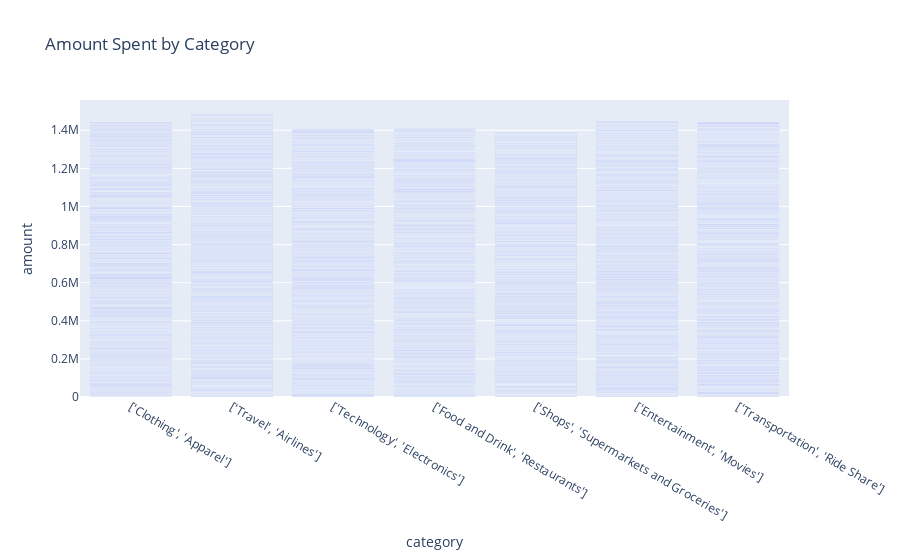

Write notebook code for a chart like this one.
### Code cell
fig = px.bar(df, x='category', y='amount', title='Amount Spent by Category', color_discrete_map={'category': 'red'})
fig.show()

### Figure 1 — Plotly figure (JSON) as saved in the notebook; plotly's stock layout.template omitted (floating-point values rounded to 4 significant figures; data arrays with more than 128 entries replaced by an {"elided": "..."} marker saying what was removed)
{"data": [{"alignmentgroup": "True", "hovertemplate": "category=%{x}<br>amount=%{y}<extra></extra>", "legendgroup": "", "marker": {"color": "#636efa", "pattern": {"shape": ""}}, "name": "", "offsetgroup": "", "orientation": "v", "showlegend": false, "textposition": "auto", "type": "bar", "x": {"elided": "10000 str values"}, "xaxis": "x", "y": {"elided": "10000 float values"}, "yaxis": "y"}], "layout": {"barmode": "relative", "legend": {"tracegroupgap": 0}, "title": {"text": "Amount Spent by Category"}, "xaxis": {"anchor": "y", "domain": [0, 1], "title": {"text": "category"}}, "yaxis": {"anchor": "x", "domain": [0, 1], "title": {"text": "amount"}}}}
